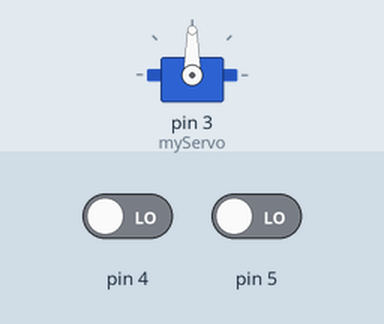
Simulated run of this sketch. Board: Arduino Uno, built with avr-gcc and run on an emulated ATmega328P. Shown: servo. The test bench sets the inputs (shaded band); at power-on: pin 4 LOW, pin 5 LOW.

Above: at 1.2 s.
1.3 s: pin 4 driven HIGH
At 1.49 s:
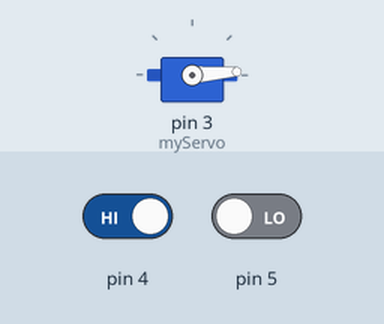
4.3 s: pin 4 driven LOW
At 4.3 s:
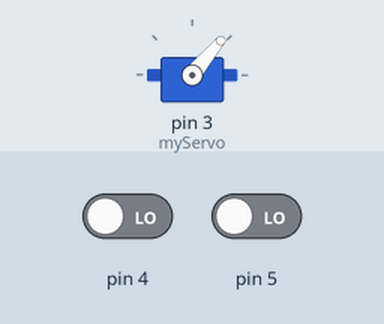
5.8 s: pin 4 driven HIGH
At 6.47 s:
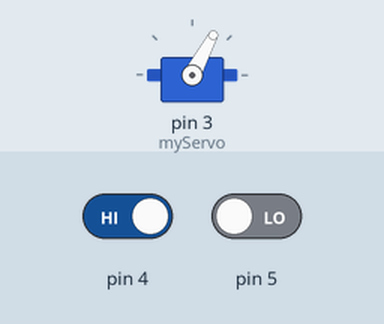
8.8 s: pin 5 driven HIGH
11.8 s: pin 5 driven LOW
Timing chart, 0 to 18.1 s (numbered marks = the images above; inputs shaded):
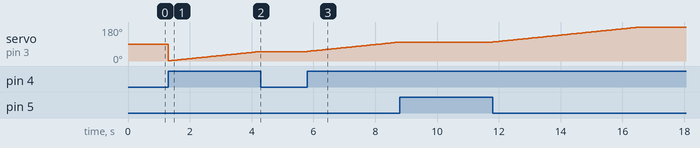

The sketch:

ServoMotorKeyboard.ino
```cpp
#include <Servo.h>

Servo myServo;  // create servo object to control a servo
// twelve servo objects can be created on most boards

int pos = 0;    // variable to store the servo position

void setup() {
  Serial.begin(9600);
  pinMode(4, INPUT);
  pinMode(5, INPUT);
  myServo.attach(3);
}

void loop() {
 if(digitalRead(4) == HIGH && pos < 180) {
  pos++;
  myServo.write(pos);
  delay(60);
 }

 if(digitalRead(5) == HIGH && pos > 0) {
  pos--;
  myServo.write(pos);
  delay(60);
 }
}
```

Measured:
- after the input at 4.3 s, servo on pin 3 (myServo): stays 50° (without the input it goes to 51° after 0.00 s)
- after the input at 5.8 s, servo on pin 3 (myServo): moves from 50° to 100° over 2.9 s, starting at once
